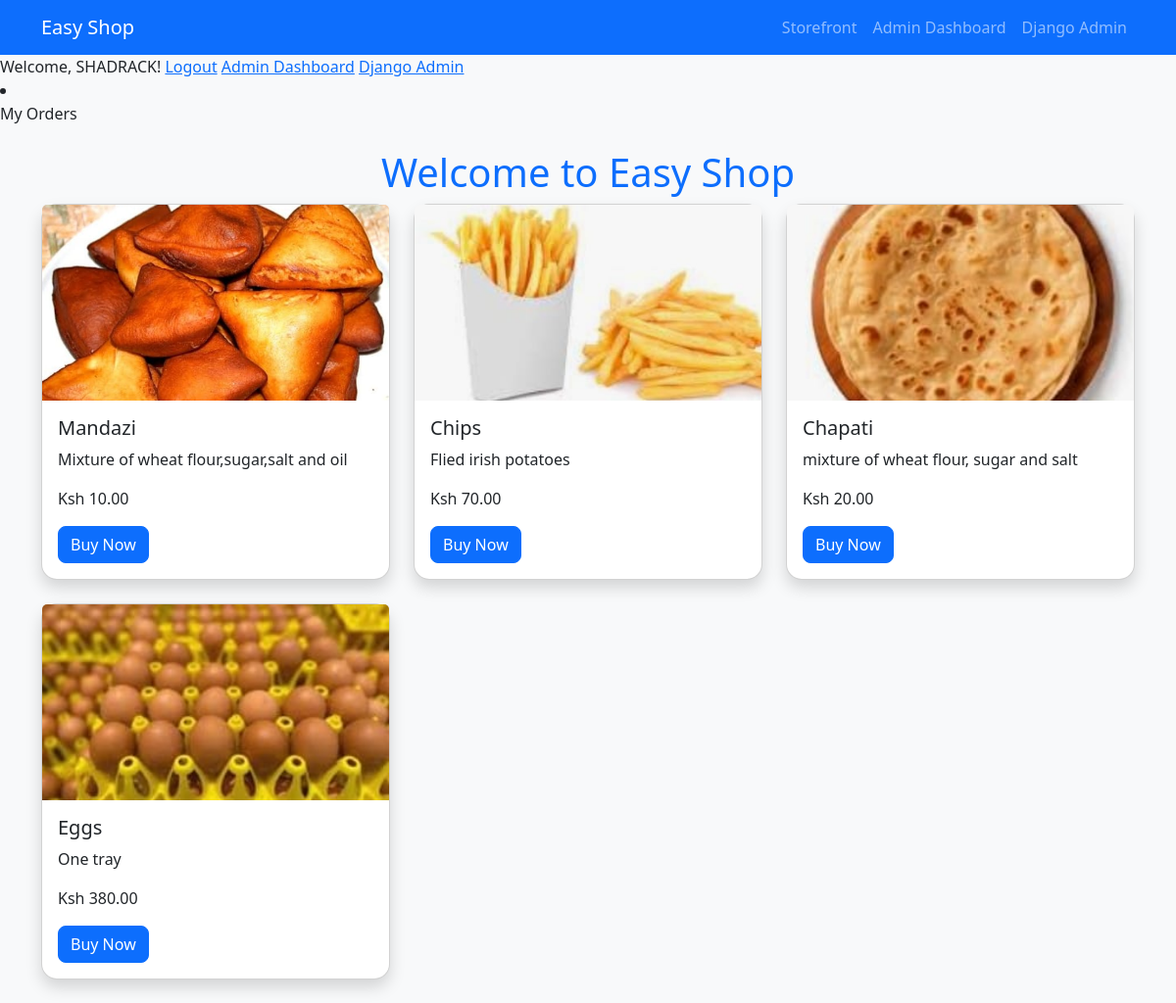
The app's page / (signed in) with its own data.
### shop/models.py (models this page shows, shortened)
class Product(models.Model):
    name = models.CharField(max_length=200)
    description = models.TextField()
    price = models.DecimalField(max_digits=8, decimal_places=2)
    image = models.ImageField(upload_to='products/')
    available = models.BooleanField(default=True)

### shop/views.py (the view)
# urls.py: 2. Add a URL to urlpatterns:  path('', views.home, name='home')
@login_required
def home(request):
    products = Product.objects.all()
    return render(request, 'home.html', {'products': products})

### shop/templates/home.html
{% extends 'base.html' %}
{% block content %}
<h1 class="text-center">Welcome to Easy Shop</h1>
<div class="row">
    {% for product in products %}
    <div class="col-md-4">
        <div class="card mb-4 shadow">
            <img src="{{ product.image.url }}" class="card-img-top">
            <div class="card-body">
                <h5 class="card-title">{{ product.name }}</h5>
                <p class="card-text">{{ product.description|truncatechars:100 }}</p>
                <p class="card-text">Ksh {{ product.price }}</p>
                <a href="{% url 'product_detail' product.pk %}" class="btn btn-primary">Buy Now</a>
            </div>
        </div>
    </div>
    {% endfor %}
</div>
{% endblock %}

### shop/templates/base.html (shortened to what this page needs)
{% load static %}
<!DOCTYPE html>
<html lang="en">
<head>
    <link href="https://cdn.jsdelivr.net/npm/bootstrap@5.3.2/dist/css/bootstrap.min.css" rel="stylesheet">
    <link rel="stylesheet" href="{% static 'shop/style.css' %}">
</head>
<body>
<nav class="navbar navbar-expand-lg navbar-dark bg-primary">
  <div class="container">
    <a class="navbar-brand" href="/">Easy Shop</a>
    <div class="collapse navbar-collapse" id="navbarNav">
      <ul class="navbar-nav ms-auto">
        <li class="nav-item">
          <a class="nav-link" href="/">Storefront</a>
        </li>
        <li class="nav-item">
          <a class="nav-link" href="/admin-dashboard/">Admin Dashboard</a>
        </li>
        <li class="nav-item">
          <a class="nav-link" href="/admin/">Django Admin</a>
        </li>
      </ul>
    </div>
  </div>
</nav>
<nav>
  {% if user.is_authenticated %}
    Welcome, {{ user.username }}!
    <a href="{% url 'logout' %}">Logout</a>
    {% if user.is_staff %}
      <a href="{% url 'admin_dashboard' %}">Admin Dashboard</a>
      <a href="/admin/">Django Admin</a>
    {% endif %}
  {% else %}
    <a href="{% url 'login' %}">Login</a>
    <a href="{% url 'register' %}">Register</a>
    <a href="{% url 'logout' %}">Logout</a>
{% endif %}
{% if user.is_authenticated %}
  <li class="nav-item">
    <a class="nav-link" href="{% url 'my_orders' %}">My Orders</a>
  </li>
{% endif %}
</nav>
<div class="container mt-4">
    {% block content %}{% endblock %}
</div>
</body>
</html>

### shop/static/shop/style.css (style rules this page uses)
body { background-color: #f8f9fa; }
.card-img-top { height: 200px; object-fit: cover; }
h1, h2 { color: #0d6efd; }
.card { border-radius: 1rem; }
.btn { border-radius: 0.5rem; }

### records on screen
Product: image (picture), name "Mandazi", description "Mixture of wheat flour,sugar,salt and oil", price "10.00"
Product: image (picture), name "Chips", description "Flied irish potatoes", price "70.00"
Product: image (picture), name "Chapati", description "mixture of wheat flour, sugar and salt", price "20.00"
Product: image (picture), name "Eggs", description "One tray", price "380.00"

### other values on screen
{{ user.username }} "SHADRACK"
